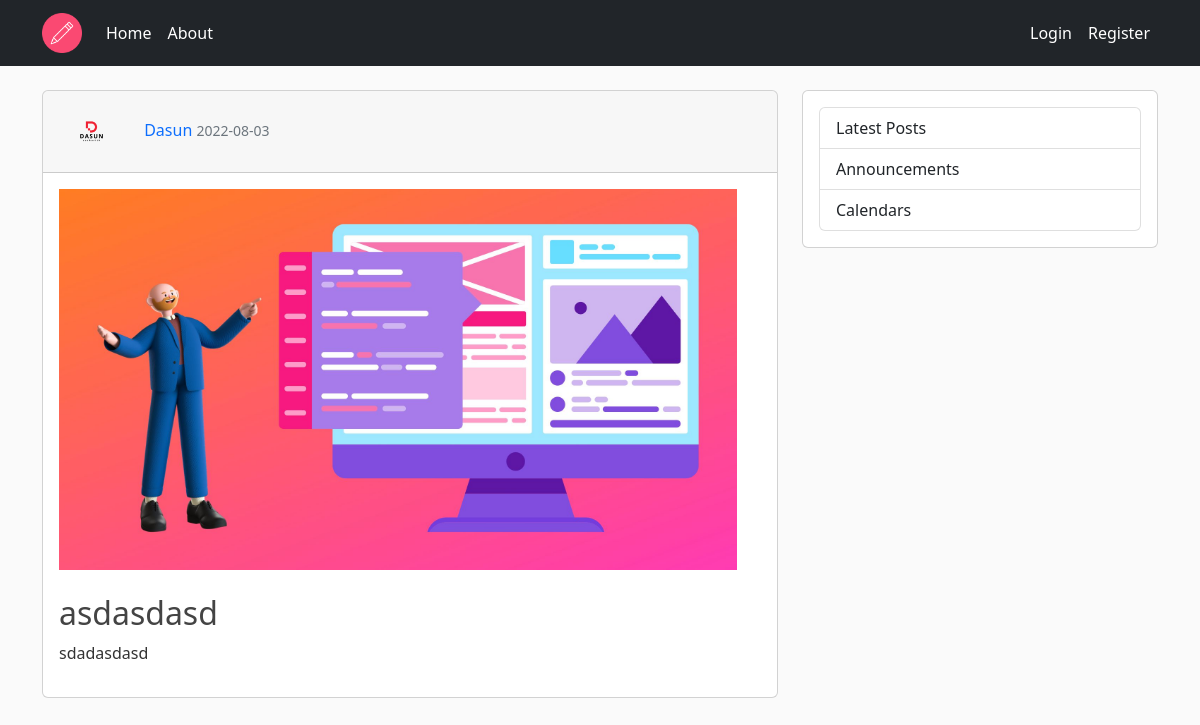
Page /post/9 on the committed database.
### flaskblog/models.py (models this page shows, shortened)
class User(db.Model, UserMixin):
    id = db.Column(db.Integer, primary_key=True)
    username = db.Column(db.String(20),unique=True, nullable=False)
    email = db.Column(db.String(120), unique=True, nullable=False)
    image_file = db.Column(db.String(20), nullable=False, default='default.jpg')
    password = db.Column(db.String(60), nullable=False)
    posts = db.relationship('Post', backref='author', lazy=True)

class Post(db.Model):
    id = db.Column(db.Integer, primary_key=True)
    title = db.Column(db.String(100), nullable=False)
    date_posted = db.Column(db.DateTime, nullable=False, default=datetime.utcnow)
    content = db.Column(db.Text, nullable=False)
    thumbnail = db.Column(db.String(20), nullable=False, default='default_thumb.jpg')
    user_id = db.Column(db.Integer, db.ForeignKey('user.id'), nullable=False)

### flaskblog/routes.py (the view)
@app.route("/post/<int:post_id>")
def post(post_id):
    post = Post.query.get_or_404(post_id)
    return render_template('post.html', title=post.title, post=post)

### flaskblog/templates/post.html (shortened to what this page needs)
{% extends "layout.html" %}
{% block content %}
    <div class="card">
        <div class="card-header">
            <img src="{{ url_for('static', filename='images/' + post.author.image_file) }}" alt="" class="rouded-circle article-img">
            <a class="mr-2" href="#">{{ post.author.username }}</a>
            <small class="text-muted">{{ post.date_posted.strftime("%Y-%m-%d") }}</small>
        </div>
        <div class=" card-body row">
            <div class="row mb-4">
                <img src="{{ url_for('static', filename='thumbs/' + post.thumbnail) }}" alt="thumbnail">
            </div>
            <div class="row">
                <h2 class="article-title">{{ post.title }}</a></h2>
                <p class="article-content">{{ post.content }}</p>
            </div>
        </div>
    </div>
{% endblock content %}

### flaskblog/static/main.css (style rules this page uses)
body { background: #fafafa; color: #333333; margin-top: 0; }
a { text-decoration: none !important; }
.article-title { color: #444444; }
.article-content { white-space: pre-line; }
.article-img { height: 65px; width: 65px; margin-right: 16px; }

### rows in the picture
User: image_file (picture), author.username "Dasun"
Post: date_posted "2022-08-03", thumbnail (placeholder picture), title "asdasdasd", content "sdadasdasd"
